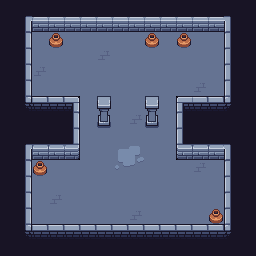

Rendered tile map (Tiled .tmx) drawn with the repository's tilesets; below, a short description and the full map source, tile grids included:
An orthogonal 16x16 tile map with 16x16 px tiles, 3 tile layers (base, accessories, foreground) and 6 objects.

<map version="1.10" tiledversion="1.12.0" orientation="orthogonal" renderorder="right-down" width="16" height="16" tilewidth="16" tileheight="16" infinite="0" nextlayerid="8" nextobjectid="14">
 <editorsettings>
  <export target="dungeon-s-1.tmx" format="tmx" />
 </editorsettings>
 <tileset firstgid="1" source="cryptophage-ts.tsx" />
 <layer id="1" name="base" width="16" height="16">
  <data encoding="csv">
231,231,231,231,231,231,231,231,231,231,231,231,231,231,231,231,
231,240,287,287,287,287,287,287,287,287,287,287,287,287,262,231,
231,268,373,373,373,373,373,373,373,373,373,373,373,373,237,231,
231,268,373,373,373,373,374,373,373,373,373,373,373,373,230,231,
231,268,374,373,373,373,373,373,373,373,373,373,373,373,230,231,
231,268,373,373,373,373,373,373,373,373,373,373,374,373,230,231,
231,235,203,203,204,373,373,373,373,373,373,202,203,203,234,231,
231,231,231,231,232,373,373,373,374,373,373,230,231,231,231,231,
231,231,231,231,232,373,373,373,373,373,373,230,231,231,231,231,
231,240,259,259,260,373,373,373,373,373,373,258,259,259,262,231,
231,268,373,373,373,373,373,373,373,373,373,373,374,373,237,231,
231,268,373,373,373,373,373,373,373,373,373,108,373,373,237,231,
231,268,373,374,373,373,373,373,373,373,373,373,373,373,237,231,
231,268,373,373,373,373,373,373,374,373,373,373,373,373,237,231,
231,235,207,207,207,207,207,207,207,207,207,207,207,207,234,231,
231,231,231,231,231,231,231,231,231,231,231,231,231,231,231,231
</data>
 </layer>
 <layer id="2" name="accessories" width="16" height="16">
  <data encoding="csv">
0,0,0,0,0,0,0,0,0,0,0,0,0,0,0,0,
0,0,0,0,0,0,0,0,0,0,0,0,0,0,0,0,
0,0,0,339,0,0,0,0,0,339,0,339,0,0,0,0,
0,0,0,0,0,0,0,0,0,0,0,0,0,0,0,0,
0,0,0,0,0,0,0,0,0,0,0,0,0,0,0,0,
0,0,0,0,0,0,0,0,0,0,0,0,0,0,0,0,
0,0,0,0,0,0,0,0,0,0,0,0,0,0,0,0,
0,0,0,0,0,0,538,0,0,538,0,0,0,0,0,0,
0,0,0,0,0,0,0,0,0,0,0,0,0,0,0,0,
0,0,0,0,0,0,0,350,351,0,0,0,0,0,0,0,
0,0,339,0,0,0,0,378,379,0,0,0,0,0,0,0,
0,0,0,0,0,0,0,0,0,0,0,0,0,0,0,0,
0,0,0,0,0,0,0,0,0,0,0,0,0,0,0,0,
0,0,0,0,0,0,0,0,0,0,0,0,0,339,0,0,
0,0,0,0,0,0,0,0,0,0,0,0,0,0,0,0,
0,0,0,0,0,0,0,0,0,0,0,0,0,0,0,0
</data>
 </layer>
 <objectgroup id="4" name="p-entrances-left">
  <object id="9" x="16" y="32" width="16" height="64" />
  <object id="10" x="16" y="160" width="16" height="64" />
 </objectgroup>
 <objectgroup id="5" name="p-entrances-right">
  <object id="11" x="224" y="32" width="16" height="64" />
  <object id="12" x="224" y="160" width="16" height="64" />
 </objectgroup>
 <objectgroup id="6" name="p-entrances-up">
  <object id="8" x="32" y="16" width="192" height="16" />
 </objectgroup>
 <objectgroup id="7" name="p-entrances-down">
  <object id="13" x="32" y="224" width="192" height="16" />
 </objectgroup>
 <layer id="3" name="foreground" width="16" height="16">
  <data encoding="csv">
0,0,0,0,0,0,0,0,0,0,0,0,0,0,0,0,
0,0,0,0,0,0,0,0,0,0,0,0,0,0,0,0,
0,0,0,0,0,0,0,0,0,0,0,0,0,0,0,0,
0,0,0,0,0,0,0,0,0,0,0,0,0,0,0,0,
0,0,0,0,0,0,0,0,0,0,0,0,0,0,0,0,
0,0,0,0,0,0,0,0,0,0,0,0,0,0,0,0,
0,0,0,0,0,0,510,0,0,510,0,0,0,0,0,0,
0,0,0,0,0,0,0,0,0,0,0,0,0,0,0,0,
0,0,0,0,0,0,0,0,0,0,0,0,0,0,0,0,
0,0,0,0,0,0,0,0,0,0,0,0,0,0,0,0,
0,0,0,0,0,0,0,0,0,0,0,0,0,0,0,0,
0,0,0,0,0,0,0,0,0,0,0,0,0,0,0,0,
0,0,0,0,0,0,0,0,0,0,0,0,0,0,0,0,
0,0,0,0,0,0,0,0,0,0,0,0,0,0,0,0,
0,0,0,0,0,0,0,0,0,0,0,0,0,0,0,0,
0,0,0,0,0,0,0,0,0,0,0,0,0,0,0,0
</data>
 </layer>
</map>
